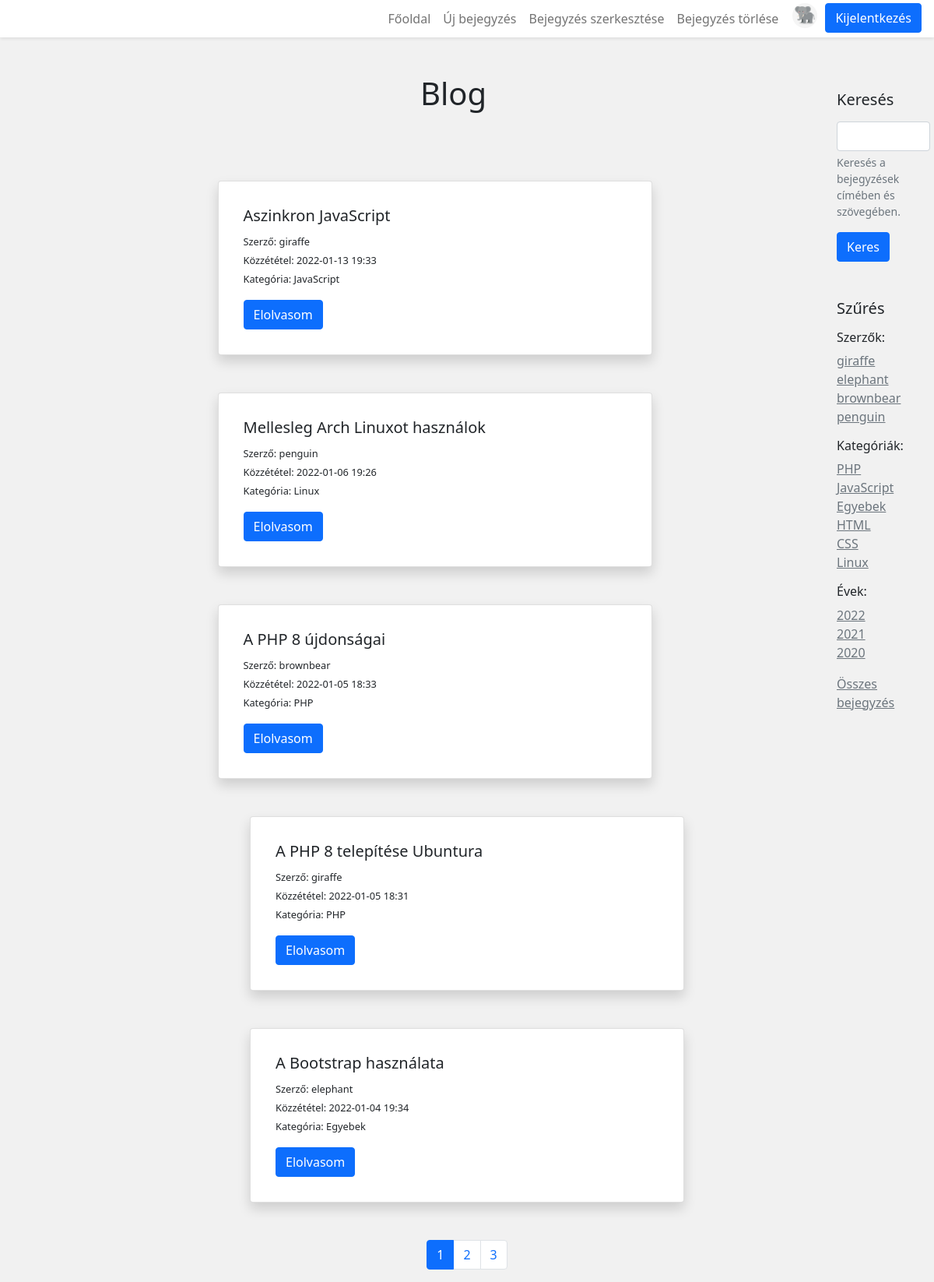
The page /index.php (signed in) on the database as committed earlier.
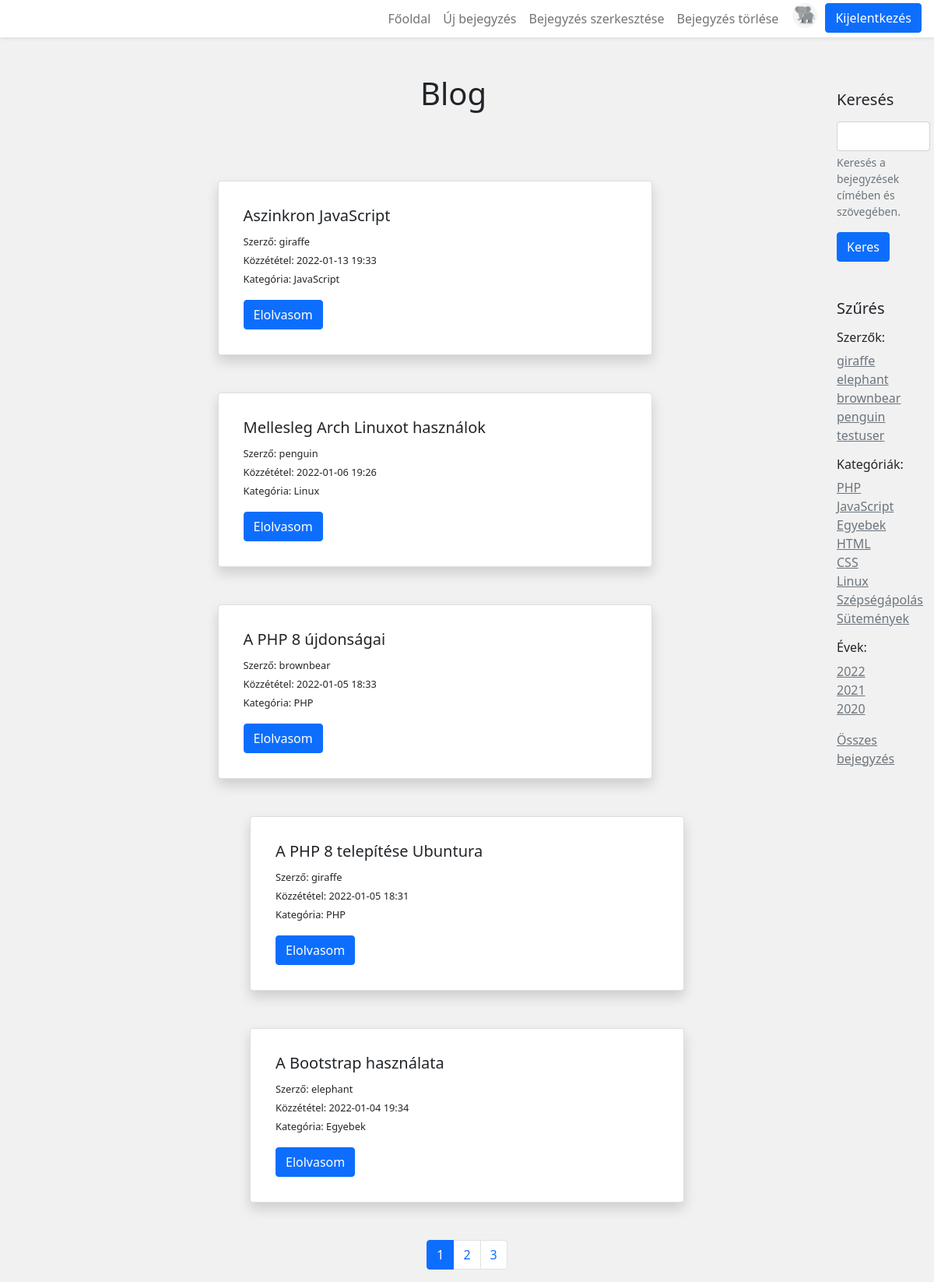
The same page on the database as committed later.
### tables this page shows
CREATE TABLE `authors` (
  `id` int(11) NOT NULL,
  `author_name` varchar(55) NOT NULL,
  `author_password` varchar(255) NOT NULL,
  `author_image` varchar(70) NOT NULL
);

CREATE TABLE `category` (
  `id` int(11) NOT NULL,
  `category_name` varchar(50) NOT NULL
);

CREATE TABLE `posts` (
  `id` int(11) NOT NULL,
  `post_title` varchar(255) NOT NULL,
  `post_date` varchar(40) NOT NULL,
  `post_text` longtext NOT NULL,
  `author_id` int(11) NOT NULL,
  `category_id` int(11) NOT NULL
);

### models/usermodel.php (called while the page is built, shortened)
<?php
require_once './app/connection.php';
function getAllUsers() {
    $conn = connection();
    $sql = "SELECT * FROM authors;";
    $result = dbSelect($conn, $sql);
    $detail = getData($result);
    return $detail;
}

### app/connection.php (called while the page is built, shortened)
<?php
function dbSelect($link, $query) {
    return mysqli_query($link, $query);
}
function getData($result) {
    $detail = [];
    while($row = mysqli_fetch_assoc($result)) {
        $detail[] = $row;
    }
    return $detail;
}

### models/postmodel.php (called while the page is built, shortened)
<?php
require_once './app/connection.php';
function numberOfPosts() {
    $conn = connection();
    $sql = "SELECT * FROM posts";
    $result = dbSelect($conn, $sql);
    return mysqli_num_rows($result);
}
function getPostsPerPage($pagePosts, $postsPerPage) {
    $conn = connection();
    $sql = "SELECT posts.id, posts.post_title, posts.post_date,
            posts.post_text, posts.author_id, authors.author_name, category.category_name
            FROM posts
            JOIN authors ON posts.author_id = authors.id
            JOIN category ON posts.category_id = category.id
            ORDER BY posts.post_date DESC
            LIMIT $pagePosts, $postsPerPage;";
    $result = dbSelect($conn, $sql);
    $detail = getData($result);
    return $detail;
}
function getCategory() {
    $conn = connection();
    $sql = "SELECT * FROM category";
    $result = dbSelect($conn, $sql);
    $detail = getData($result);
    return $detail;
}
function getPostDate() {
    $conn = connection();
    $sql = "SELECT post_date FROM posts
            ORDER BY post_date DESC;";
    $result = dbSelect($conn, $sql);
    $detail = getData($result);
    return $detail;
}

### index.php (the view, shortened to what the changed rows need)
<?php
include 'includes/header.php';
include 'includes/sidebar.php';
require_once './models/postmodel.php';
$postsPerPage = 5;
?>
<div class="container pt-5">
    <h1 class="text-center p-5">Blog</h1>
    <?php
    if(isset($_SESSION['filter']) && $_SESSION['filter'] !== 'nofilter') {
        $filter = $_SESSION['filter'];
        $pagePosts = ($_SESSION['page'] - 1) * $postsPerPage;
        $numberOfPosts = numberOfFilteredPosts($filter);
        $numberOfPages = ceil($numberOfPosts / $postsPerPage);
        if(!$posts = getFilteredPosts($filter, $pagePosts, $postsPerPage)) {
            print('<p class="text-center">Nincs találat.</p>');
        }
        $message = 'Találatok megjelenítve a következő szűrés alapján: ' . $filter;
    } else {
        $pagePosts = ($_SESSION['page'] - 1) * $postsPerPage;
        $numberOfPosts = numberOfPosts();
        $numberOfPages = ceil($numberOfPosts / $postsPerPage);
        $posts = getPostsPerPage($pagePosts, $postsPerPage);
    }
    ?>
    <?php
    foreach ($posts as $post) {
    ?>
    <div class="card col col-lg-6 m-auto shadow p-3 mb-5 bg-white rounded">
        <div class="card-body">
            <h5 class="card-title"><?php print($post['post_title']);?></h5>
            <span class="card-text info">Szerző: <?php print($post['author_name']);?></span><br>
            <span class="card-text info">Közzététel: <?php print($post['post_date']);?></span><br>
            <span class="card-text info">Kategória: <?php print($post['category_name']);?></span><br>
            <a href="index.php?linkid=<?php print($post['id']);?>" class="btn btn-primary mt-3">Elolvasom</a>
        </div>
    </div>
    <?php
    }
    ?>
    <?php
    if($numberOfPages > 1) {
    ?>
    <div class="container">
        <nav aria-label="navigation">
            <ul class="pagination justify-content-center">
                <?php
                for($i = 1; $i <= $numberOfPages; $i++) {
                    if($i == $_SESSION['page']) {
                        print('<li class="page-item active">
                        <a class="page-link" href = "index.php?page=' . $i . '">' . $i . ' </a>
                        </li>');
                    } else {
                        print('<li class="page-item">
                        <a class="page-link" href = "index.php?page=' . $i . '">' . $i . ' </a>
                        </li>');
                    }
                }
                ?>
            </ul>
        </nav>
    </div>
    <?php
}
?>
</div>
<?php
include 'includes/footer.php';
?>

### includes/sidebar.php (shortened to what the changed rows need)
<?php
require_once './models/postmodel.php';
require_once 'models/usermodel.php';
$authors = getAllUsers();
$categories = getCategory();
$dates = getPostDate();
function getYears($dates) {
    $yearsArray = [];
    for($i = 0; $i < count($dates); $i++) {
        array_push($yearsArray, substr($dates[$i]['post_date'], 0, 4));
    }
    return array_unique($yearsArray);
}
$years = getYears($dates);
?>
<div class="sidebar">
    <div class="mb-3">
        <h5 class="mb-3 mt-3">Keresés</h5>
        <form method="POST">
            <div class="mb-3">
            </div>
            <button type="submit" class="btn btn-primary">Keres</button>
        </form>
        <h5 class="mb-3 mt-5">Szűrés</h5>
        <h6 class="mt-3">Szerzők:</h6>
        <?php
        for($i = 0; $i < count($authors); $i++) {
            ?>
            <a href="index.php?filter=<?php print($authors[$i]['author_name']);?>" class="text-secondary"><?php print($authors[$i]['author_name']);?></a><br>
            <?php
        }
        ?>
        <h6 class="mt-3">Kategóriák:</h6>
        <?php
        for($i = 0; $i < count($categories); $i++) {
            ?>
            <a href="index.php?filter=<?php print($categories[$i]['category_name']);?>" class="text-secondary"><?php print($categories[$i]['category_name']);?></a><br>
            <?php
        }
        ?>
        <h6 class="mt-3">Évek:</h6>
        <?php
        foreach($years as $value) {
            ?>
            <a href="index.php?filter=<?php print($value);?>" class="text-secondary"><?php print($value);?></a><br>
            <?php
        }
        ?>
    </div>
</div>

Rows that differ between the two databases and show on the page:
added authors: author_name "testuser"
added category: category_name "Szépségápolás"
added category: category_name "Sütemények"
